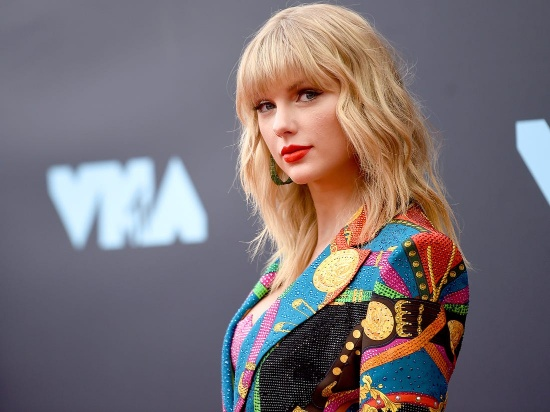
#> input picture books/practical-python-and-opencv/images/taylor-swift.jpg, 550 x 412 px
$ python simple_thresholding.py --image images/taylor-swift.jpg
#> lines starting #> are read from the running program, lines starting #| are printed output that depends on the picture; after the words box and inside, x2 and y2 are one past the last pixel; in counts of white or black regions, pixels touching at a corner belong together
import numpy as np
import argparse
import cv2

ap = argparse.ArgumentParser()
ap.add_argument('-i', '--image', required=True, help='Path to the image')
args = vars(ap.parse_args())

image = cv2.imread(args['image'])
#> image is the input picture: shape (412, 550, 3); mean B, G, R 116.2, 112.1, 122
image = cv2.cvtColor(image, cv2.COLOR_BGR2GRAY)
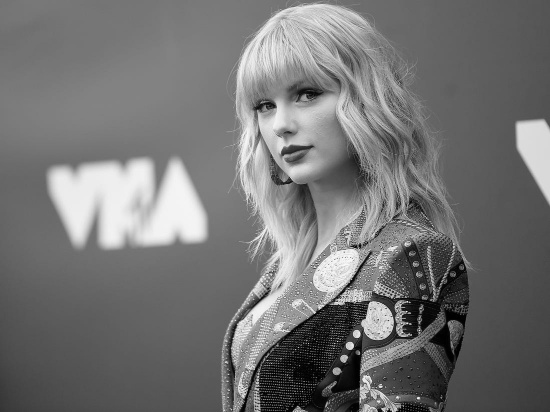
#> image: shape (412, 550); min 0, max 250, mean 115.5
blurred = cv2.GaussianBlur(image, (5, 5), 0)
cv2.imshow('Image', image)

(T, thresh) = cv2.threshold(blurred, 155, 255, cv2.THRESH_BINARY)
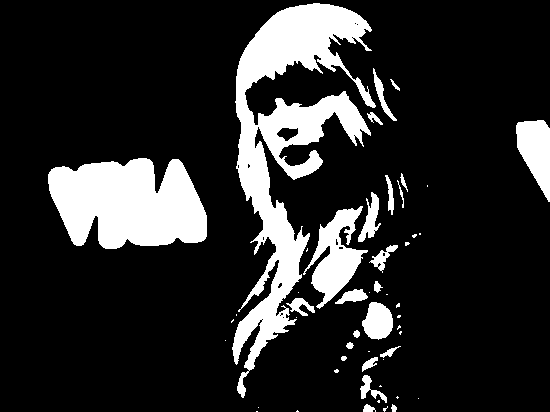
#> thresh: shape (412, 550); 16.7% white; 51 white regions (27 under 20 px), largest, box (x1, y1, x2, y2) and area: (232, 3, 376, 398) 18381, (48, 158, 207, 249) 11055, (303, 206, 368, 309) 2839
cv2.imshow('Threshold Binary', thresh)

(T, threshInv) = cv2.threshold(blurred, 155, 255, cv2.THRESH_BINARY_INV)
cv2.imshow('Threshold Binary Inverse', threshInv)

cv2.imshow('Coins', cv2.bitwise_or(image, image, mask=threshInv))
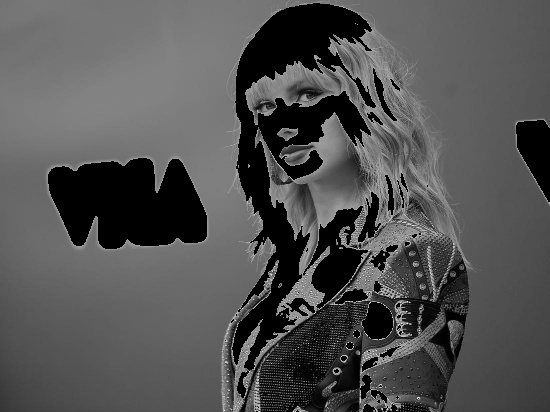
#> window 'Coins': shape (412, 550); min 0, max 245, mean 82.2

cv2.waitKey(0)
